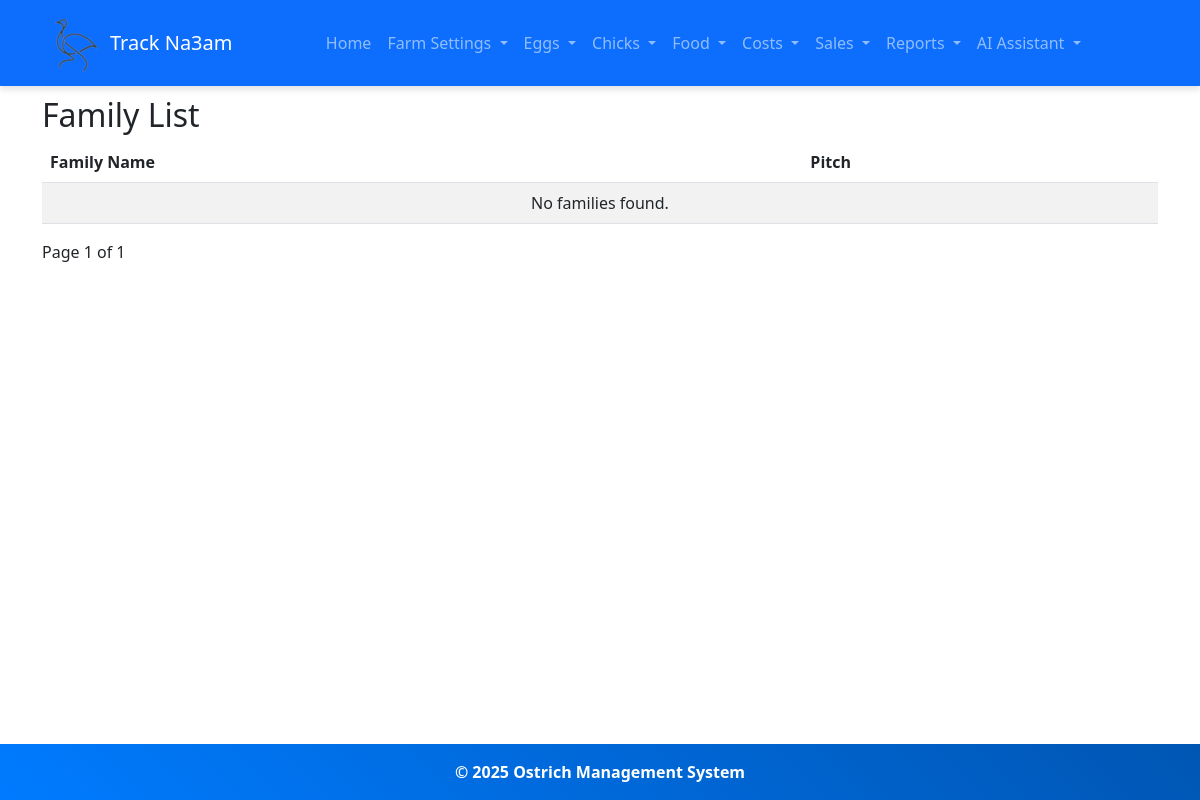
The app's page /farm_settings/families/, older data.
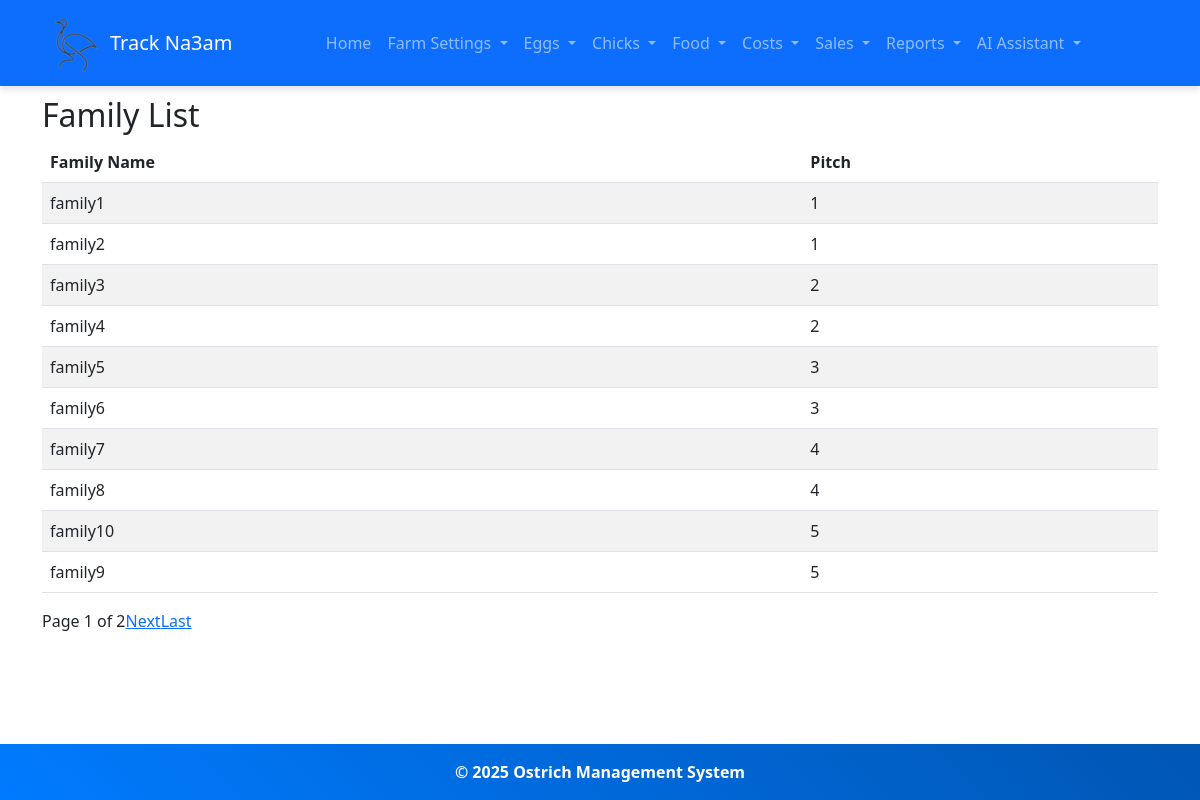
The same page, newer data.
### ostrich/models.py (models this page shows, shortened)
class Family(models.Model):
    Family_name = models.CharField(max_length=100, null=True)
    pitch = models.ForeignKey(Pitch, on_delete=models.CASCADE, related_name='families')

class Pitch(models.Model):
    pitch_number = models.IntegerField(unique=True)

### ostrich/views.py (the view)
# urls.py: path('farm_settings/families/', views.family_list, name='family_list'),
def family_list(request):
    families = Family.objects.all().order_by('pitch__pitch_number', 'Family_name')
    paginator = Paginator(families, 10)  # Show 10 families per page
    page_number = request.GET.get('page')
    page_families = paginator.get_page(page_number)
    return render(request, 'farm_settings/family_list.html', {'families': page_families})

### templates/farm_settings/family_list.html (shortened to what this page needs)
{% extends 'base.html' %}
{% block content %}
<h2>Family List</h2>
<table class="table table-striped">
    <thead>
        <tr>
            <th>Family Name</th>
            <th>Pitch</th>
        </tr>
    </thead>
    <tbody>
        {% for family in families %}
        <tr>
            <td>{{ family.Family_name }}</td>
            <td>{{ family.pitch.pitch_number }}</td>
        </tr>
        {% empty %}
        <tr>
            <td colspan="2" class="text-center">No families found.</td>
        </tr>
        {% endfor %}
    </tbody>
</table>
<div class="pagination">
    <span>Page {{ families.number }} of {{ families.paginator.num_pages }}</span>
    {% if families.has_next %}
        <a href="?page={{ families.next_page_number }}">Next</a>
        <a href="?page={{ families.paginator.num_pages }}">Last</a>
    {% endif %}
</div>
{% endblock %}

### templates/base.html (shortened to what this page needs)
{% load static %}
<!DOCTYPE html>
<html lang="en">
<head>
    <link rel="stylesheet" href="https://cdn.jsdelivr.net/npm/bootstrap@5.3.0/dist/css/bootstrap.min.css">
    <link rel="stylesheet" type="text/css" href="{% static 'css/styles.css' %}">
</head>
<body class="d-flex flex-column min-vh-100">
    <nav class="navbar navbar-expand-lg navbar-dark bg-primary fixed-top">
        <div class="container">
            <a class="navbar-brand d-flex align-items-center" href="{% url 'home' %}">
                <img src="{% static 'images/logo.png' %}" alt="Logo"  class="me-2">
                <span>Track Na3am</span>
            </a>
            <div class="collapse navbar-collapse justify-content-center" id="navbarNav">
                <ul class="navbar-nav">
                    <li class="nav-item"><a class="nav-link" href="{% url 'home' %}">Home</a></li>
                    <li class="nav-item dropdown">
                        <a class="nav-link dropdown-toggle" href="#" id="farmDropdown" role="button" data-bs-toggle="dropdown" aria-expanded="false">
                            Farm Settings
                        </a>
                    </li>
                    <li class="nav-item dropdown">
                        <a class="nav-link dropdown-toggle" href="#" id="eggsDropdown" role="button" data-bs-toggle="dropdown" aria-expanded="false">
                            Eggs
                        </a>
                    </li>
                    <li class="nav-item dropdown">
                        <a class="nav-link dropdown-toggle" href="#" id="chicksDropdown" role="button" data-bs-toggle="dropdown" aria-expanded="false">
                            Chicks
                        </a>
                    </li>
                    <li class="nav-item dropdown">
                        <a class="nav-link dropdown-toggle" href="#" id="foodDropdown" role="button" data-bs-toggle="dropdown" aria-expanded="false">
                            Food
                        </a>
                    </li>
                    <li class="nav-item dropdown">
                        <a class="nav-link dropdown-toggle" href="#" id="costsDropdown" role="button" data-bs-toggle="dropdown" aria-expanded="false">
                            Costs
                        </a>
                    </li>
                    <li class="nav-item dropdown">
                        <a class="nav-link dropdown-toggle" href="#" id="salesDropdown" role="button" data-bs-toggle="dropdown" aria-expanded="false">
                            Sales
                        </a>
                    </li>
                    <li class="nav-item dropdown">
                        <a class="nav-link dropdown-toggle" href="#" id="reportsDropdown" role="button" data-bs-toggle="dropdown" aria-expanded="false">
                            Reports
                        </a>
                    </li>
                    <li class="nav-item dropdown">
                        <a class="nav-link dropdown-toggle" href="#" id="ai_chat_Dropdown" role="button" data-bs-toggle="dropdown" aria-expanded="false">
                            AI Assistant
                        </a>
                    </li>
                </ul>
            </div>
        </div>
    </nav>
    <div class="container mt-5 pt-5 flex-grow-1">
        {% block content %}{% endblock %}
    </div>
    <footer class="footer text-center py-3 bg-primary text-white mt-auto">
        &copy; 2025 Ostrich Management System
    </footer>
</body>
</html>

### ostrich/static/css/styles.css (style rules this page uses)
.navbar { box-shadow: 0 4px 6px rgba(0, 0, 0, 0.1); min-height: 65px; transition: background-color 0.3s ease-in-out; }
.navbar-brand img { height: 100%; max-height: 65px; object-fit: contain; transition: transform 0.3s ease-in-out; }
.navbar-nav .nav-link { font-size: 16px; font-weight: 500; transition: color 0.3s ease-in-out, transform 0.2s ease-in-out; }
.footer { background: linear-gradient(45deg, #007bff, #0056b3); color: white; padding: 15px; text-align: center; font-weight: bold; transition: background-color 0.3s ease-in-out; }

Row changes from the older to the newer data that the page shows:
added Family: Family_name "family1", pitch.pitch_number "1"
added Family: Family_name "family2", pitch.pitch_number "1"
added Family: Family_name "family3", pitch.pitch_number "2"
added Family: Family_name "family4", pitch.pitch_number "2"
added Family: Family_name "family5", pitch.pitch_number "3"
added Family: Family_name "family6", pitch.pitch_number "3"
added Family: Family_name "family7", pitch.pitch_number "4"
added Family: Family_name "family8", pitch.pitch_number "4"
added Family: Family_name "family10", pitch.pitch_number "5"
added Family: Family_name "family9", pitch.pitch_number "5"
Text that changed along with them:
{{ families.paginator.num_pages }}: "1" → "2"
text no longer shown: "No families found."
text now shown: "Next Last"
